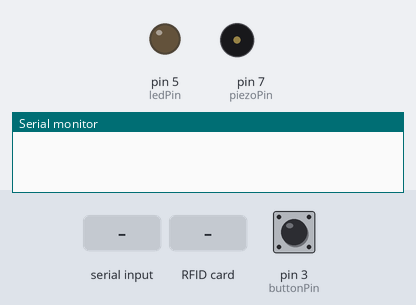
Bench run of a sketch on a simulated Arduino Uno, built with avr-gcc and run on an emulated ATmega328P. Parts: output pins drawn as LEDs (lit = HIGH), buzzer (waves = sounding, pin HIGH), the last lines printed to the serial monitor. Inputs (shaded band) come from the test bench; at power-on: pin 3 (buttonPin) HIGH. Pins used as bus, display or sensor lines are not drawn.

Above: at 1.2 s.
1.3 s: "1\n" received over Serial
At 1.5 s:
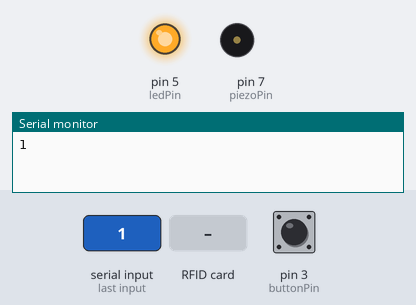
3.1 s: RFID card 5E 7A 19 C4 held to the reader
Timing chart, 0 to 6.1 s (numbered marks = the images above; inputs shaded):
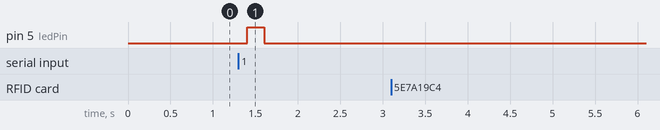

The sketch:

Arduino_program_RFID_send_serial.ino
```cpp
//
#define SERIAL_TX_BUFFER_SIZE 64
//
#define SERIAL_RX_BUFFER_SIZE 64
// definicia spi zbernice 9600 baudrate
#include <SPI.h>
#include <RFID.h>
//
#define SDA_DIO 10
//
#define RESET_DIO 9
//
RFID RC522(SDA_DIO, RESET_DIO);

#include <Wire.h>
// button definovany na

String inputString = "";         // a string to hold incoming data
boolean stringComplete = false;  // whether the string is complete


const int buttonPin = 3;
const int ledPin = 5;
const int piezoPin = 7;
//stlacene tlacitko
int buttonState = 0;

//
char button[1]="";
//**dsc


//**dsc
void setup() {
inputString.reserve(2);
  // definovanie buttonPinu na ktorom bude tlacitko , tlacitka
pinMode(ledPin, OUTPUT);
  pinMode(buttonPin, INPUT);
  // aktivuje komunikaciu
  Wire.begin();
  // aktivuje spi
  SPI.begin(); //inicializacia spi zbernice pre RFID
  //aktivuje seriovu zbernicu
  Serial.begin(9600); //inicializacia serioveho rozhrania pre priebeh programu
     RC522.init();
  //if (Serial.available() > 0) {
  // ak bolo stlacene tlacitko
  //
  //}
  //Serial.print("inicializating...");
  //Serial.println("Version RFID dochadzkovy V1");
  }
void loop() {
  //
  delay(50);

  parsovanie();
  push_button();
  odozva();
//  paket pri na4itani karty
// ID= identifikacia karta
// - oddelovac
// x=seriovecislokarty - 9 atribut
// - oddelovac
// zz= zapis niecoho - 2 atribut
// - oddelovac
// y=zapisatdata - 9 atribut

//odosleme paket ID-xxxxxxxxx-zz-yyyyyyyyy


}
void parsovanie(){
byte i;
if (RC522.isCard())
{
RC522.readCardSerial();
/* Output the serial number to the UART */
for(i = 0; i <= 4; i++)
{
Serial.print(RC522.serNum[i],HEX);
//treba doprogramovat
//dsc3231 ako cas pre arduino
}
 Serial.print(',');
 Serial.print(button[1]);
 Serial.println();

}
Serial.flush();

}
void push_button(){
buttonState = digitalRead(buttonPin);
if (buttonState == LOW) {
    // ak tak
   button[1]= "z";
  } else {
    // ak tak
   button[1]= "v";
  }

}

void odozva(){
  if (stringComplete) {
    Serial.println(inputString);
    // clear the string:
    inputString = "";
    stringComplete = false;

    //beep(
    digitalWrite(ledPin,HIGH);
    beep(50);
    delay(100);
    digitalWrite(ledPin,LOW);
    //pin
    //zapis na pin 3 led HIGH
    }

  }


  void serialEvent() {
  while (Serial.available()) {
    // get the new byte:
    char inChar = (char)Serial.read();
    // add it to the inputString:
    inputString += inChar;
    // if the incoming character is a newline, set a flag
    // so the main loop can do something about it:
    if (inChar == '\n') {
      stringComplete = true;
    }
  }
}

void beep(unsigned char delayms){
  analogWrite(piezoPin, 20);      // Almost any value can be used except 0 and 255
                           // experiment to get the best tone
  delay(delayms);          // wait for a delayms ms
  analogWrite(piezoPin, 0);       // 0 turns it off
  delay(delayms);          // wait for a delayms ms
}
```

Measured:
- after the input at 1.3 s, pin 5 (ledPin): LOW → HIGH after 0.10 s, → LOW 0.20 s later
